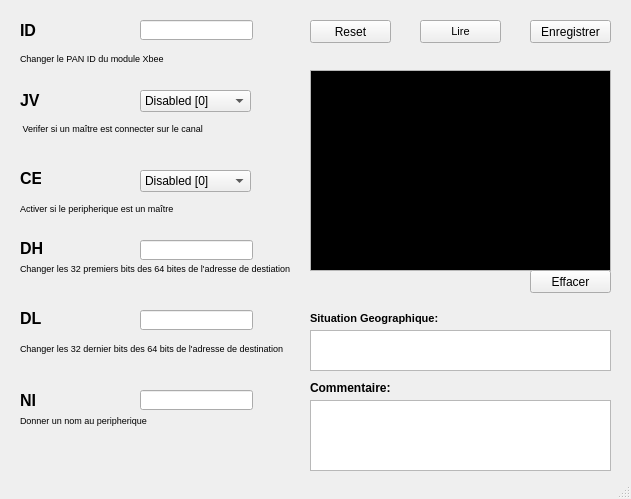
<?xml version="1.0" encoding="UTF-8"?>
<ui version="4.0">
 <class>CIhmLampadaire</class>
 <widget class="QMainWindow" name="CIhmLampadaire">
  <property name="geometry">
   <rect>
    <x>0</x>
    <y>0</y>
    <width>631</width>
    <height>499</height>
   </rect>
  </property>
  <property name="windowTitle">
   <string>CIhmLampadaire</string>
  </property>
  <widget class="QWidget" name="centralWidget">
   <widget class="QLabel" name="label">
    <property name="geometry">
     <rect>
      <x>20</x>
      <y>20</y>
      <width>31</width>
      <height>21</height>
     </rect>
    </property>
    <property name="font">
     <font>
      <family>Segoe UI</family>
      <pointsize>12</pointsize>
      <weight>75</weight>
      <bold>true</bold>
     </font>
    </property>
    <property name="text">
     <string>ID</string>
    </property>
   </widget>
   <widget class="QLabel" name="label_2">
    <property name="geometry">
     <rect>
      <x>20</x>
      <y>90</y>
      <width>21</width>
      <height>21</height>
     </rect>
    </property>
    <property name="font">
     <font>
      <family>Segoe UI</family>
      <pointsize>12</pointsize>
      <weight>75</weight>
      <bold>true</bold>
     </font>
    </property>
    <property name="text">
     <string>JV</string>
    </property>
   </widget>
   <widget class="QLabel" name="label_3">
    <property name="geometry">
     <rect>
      <x>20</x>
      <y>170</y>
      <width>21</width>
      <height>16</height>
     </rect>
    </property>
    <property name="font">
     <font>
      <family>Segoe UI</family>
      <pointsize>12</pointsize>
      <weight>75</weight>
      <bold>true</bold>
     </font>
    </property>
    <property name="text">
     <string>CE</string>
    </property>
   </widget>
   <widget class="QLabel" name="label_4">
    <property name="geometry">
     <rect>
      <x>20</x>
      <y>240</y>
      <width>31</width>
      <height>16</height>
     </rect>
    </property>
    <property name="font">
     <font>
      <family>Segoe UI</family>
      <pointsize>12</pointsize>
      <weight>75</weight>
      <bold>true</bold>
     </font>
    </property>
    <property name="text">
     <string>DH</string>
    </property>
   </widget>
   <widget class="QLabel" name="label_5">
    <property name="geometry">
     <rect>
      <x>20</x>
      <y>310</y>
      <width>21</width>
      <height>16</height>
     </rect>
    </property>
    <property name="font">
     <font>
      <family>Segoe UI</family>
      <pointsize>12</pointsize>
      <weight>75</weight>
      <bold>true</bold>
     </font>
    </property>
    <property name="text">
     <string>DL</string>
    </property>
   </widget>
   <widget class="QLabel" name="label_6">
    <property name="geometry">
     <rect>
      <x>20</x>
      <y>390</y>
      <width>21</width>
      <height>20</height>
     </rect>
    </property>
    <property name="font">
     <font>
      <family>Segoe UI</family>
      <pointsize>12</pointsize>
      <weight>75</weight>
      <bold>true</bold>
     </font>
    </property>
    <property name="text">
     <string>NI</string>
    </property>
   </widget>
   <widget class="QLabel" name="label_7">
    <property name="geometry">
     <rect>
      <x>20</x>
      <y>50</y>
      <width>171</width>
      <height>16</height>
     </rect>
    </property>
    <property name="font">
     <font>
      <pointsize>7</pointsize>
     </font>
    </property>
    <property name="text">
     <string>Changer le PAN ID du module Xbee</string>
    </property>
   </widget>
   <widget class="QLabel" name="label_8">
    <property name="geometry">
     <rect>
      <x>20</x>
      <y>120</y>
      <width>231</width>
      <height>16</height>
     </rect>
    </property>
    <property name="font">
     <font>
      <pointsize>7</pointsize>
     </font>
    </property>
    <property name="text">
     <string> Verifer si un maître est connecter sur le canal</string>
    </property>
   </widget>
   <widget class="QLabel" name="label_9">
    <property name="geometry">
     <rect>
      <x>20</x>
      <y>200</y>
      <width>211</width>
      <height>16</height>
     </rect>
    </property>
    <property name="font">
     <font>
      <pointsize>7</pointsize>
     </font>
    </property>
    <property name="text">
     <string>Activer si le peripherique est un maître</string>
    </property>
   </widget>
   <widget class="QLabel" name="label_11">
    <property name="geometry">
     <rect>
      <x>20</x>
      <y>340</y>
      <width>271</width>
      <height>16</height>
     </rect>
    </property>
    <property name="font">
     <font>
      <pointsize>7</pointsize>
     </font>
    </property>
    <property name="text">
     <string>Changer les 32 dernier bits des 64 bits de l'adresse de destination</string>
    </property>
   </widget>
   <widget class="QLabel" name="label_12">
    <property name="geometry">
     <rect>
      <x>20</x>
      <y>410</y>
      <width>241</width>
      <height>21</height>
     </rect>
    </property>
    <property name="font">
     <font>
      <pointsize>7</pointsize>
     </font>
    </property>
    <property name="text">
     <string>Donner un nom au peripherique</string>
    </property>
   </widget>
   <widget class="QLabel" name="label_10">
    <property name="geometry">
     <rect>
      <x>20</x>
      <y>260</y>
      <width>291</width>
      <height>16</height>
     </rect>
    </property>
    <property name="font">
     <font>
      <pointsize>7</pointsize>
     </font>
    </property>
    <property name="text">
     <string>Changer les 32 premiers bits des 64 bites de l'adresse de destiation</string>
    </property>
   </widget>
   <widget class="QComboBox" name="BoxJv">
    <property name="geometry">
     <rect>
      <x>140</x>
      <y>90</y>
      <width>111</width>
      <height>22</height>
     </rect>
    </property>
    <property name="cursor">
     <cursorShape>PointingHandCursor</cursorShape>
    </property>
    <item>
     <property name="text">
      <string>Disabled [0]</string>
     </property>
    </item>
    <item>
     <property name="text">
      <string>Enabled [1]</string>
     </property>
    </item>
   </widget>
   <widget class="QLineEdit" name="lineId">
    <property name="geometry">
     <rect>
      <x>140</x>
      <y>20</y>
      <width>113</width>
      <height>20</height>
     </rect>
    </property>
   </widget>
   <widget class="QComboBox" name="BoxCe">
    <property name="geometry">
     <rect>
      <x>140</x>
      <y>170</y>
      <width>111</width>
      <height>22</height>
     </rect>
    </property>
    <property name="cursor">
     <cursorShape>PointingHandCursor</cursorShape>
    </property>
    <item>
     <property name="text">
      <string>Disabled [0]</string>
     </property>
    </item>
    <item>
     <property name="text">
      <string>Enabled [1]</string>
     </property>
    </item>
   </widget>
   <widget class="QLineEdit" name="LineDh">
    <property name="geometry">
     <rect>
      <x>140</x>
      <y>240</y>
      <width>113</width>
      <height>20</height>
     </rect>
    </property>
   </widget>
   <widget class="QLineEdit" name="LineDl">
    <property name="geometry">
     <rect>
      <x>140</x>
      <y>310</y>
      <width>113</width>
      <height>20</height>
     </rect>
    </property>
   </widget>
   <widget class="QLineEdit" name="LineNi">
    <property name="geometry">
     <rect>
      <x>140</x>
      <y>390</y>
      <width>113</width>
      <height>20</height>
     </rect>
    </property>
   </widget>
   <widget class="QPushButton" name="PbLire">
    <property name="geometry">
     <rect>
      <x>420</x>
      <y>20</y>
      <width>81</width>
      <height>23</height>
     </rect>
    </property>
    <property name="font">
     <font>
      <pointsize>8</pointsize>
     </font>
    </property>
    <property name="cursor">
     <cursorShape>PointingHandCursor</cursorShape>
    </property>
    <property name="text">
     <string>Lire</string>
    </property>
   </widget>
   <widget class="QPushButton" name="PbEnregistrer">
    <property name="geometry">
     <rect>
      <x>530</x>
      <y>20</y>
      <width>81</width>
      <height>23</height>
     </rect>
    </property>
    <property name="cursor">
     <cursorShape>PointingHandCursor</cursorShape>
    </property>
    <property name="text">
     <string>Enregistrer</string>
    </property>
   </widget>
   <widget class="QTextEdit" name="txtConsole">
    <property name="geometry">
     <rect>
      <x>310</x>
      <y>70</y>
      <width>301</width>
      <height>201</height>
     </rect>
    </property>
    <property name="palette">
     <palette>
      <active>
       <colorrole role="Text">
        <brush brushstyle="SolidPattern">
         <color alpha="255">
          <red>43</red>
          <green>211</green>
          <blue>24</blue>
         </color>
        </brush>
       </colorrole>
       <colorrole role="Base">
        <brush brushstyle="SolidPattern">
         <color alpha="255">
          <red>0</red>
          <green>0</green>
          <blue>0</blue>
         </color>
        </brush>
       </colorrole>
      </active>
      <inactive>
       <colorrole role="Text">
        <brush brushstyle="SolidPattern">
         <color alpha="255">
          <red>43</red>
          <green>211</green>
          <blue>24</blue>
         </color>
        </brush>
       </colorrole>
       <colorrole role="Base">
        <brush brushstyle="SolidPattern">
         <color alpha="255">
          <red>0</red>
          <green>0</green>
          <blue>0</blue>
         </color>
        </brush>
       </colorrole>
      </inactive>
      <disabled>
       <colorrole role="Text">
        <brush brushstyle="SolidPattern">
         <color alpha="255">
          <red>120</red>
          <green>120</green>
          <blue>120</blue>
         </color>
        </brush>
       </colorrole>
       <colorrole role="Base">
        <brush brushstyle="SolidPattern">
         <color alpha="255">
          <red>240</red>
          <green>240</green>
          <blue>240</blue>
         </color>
        </brush>
       </colorrole>
      </disabled>
     </palette>
    </property>
    <property name="cursor" stdset="0">
     <cursorShape>ForbiddenCursor</cursorShape>
    </property>
    <property name="readOnly">
     <bool>true</bool>
    </property>
   </widget>
   <widget class="QPushButton" name="pReset">
    <property name="geometry">
     <rect>
      <x>310</x>
      <y>20</y>
      <width>81</width>
      <height>23</height>
     </rect>
    </property>
    <property name="cursor">
     <cursorShape>PointingHandCursor</cursorShape>
    </property>
    <property name="text">
     <string>Reset</string>
    </property>
   </widget>
   <widget class="QLabel" name="label_13">
    <property name="geometry">
     <rect>
      <x>310</x>
      <y>380</y>
      <width>101</width>
      <height>16</height>
     </rect>
    </property>
    <property name="font">
     <font>
      <weight>75</weight>
      <bold>true</bold>
     </font>
    </property>
    <property name="text">
     <string>Commentaire:</string>
    </property>
   </widget>
   <widget class="QLabel" name="label_14">
    <property name="geometry">
     <rect>
      <x>310</x>
      <y>310</y>
      <width>141</width>
      <height>16</height>
     </rect>
    </property>
    <property name="font">
     <font>
      <pointsize>8</pointsize>
      <weight>75</weight>
      <bold>true</bold>
     </font>
    </property>
    <property name="text">
     <string>Situation Geographique:</string>
    </property>
   </widget>
   <widget class="QTextEdit" name="txtCom">
    <property name="geometry">
     <rect>
      <x>310</x>
      <y>400</y>
      <width>301</width>
      <height>71</height>
     </rect>
    </property>
   </widget>
   <widget class="QTextEdit" name="txtGeo">
    <property name="geometry">
     <rect>
      <x>310</x>
      <y>330</y>
      <width>301</width>
      <height>41</height>
     </rect>
    </property>
    <property name="font">
     <font>
      <pointsize>8</pointsize>
     </font>
    </property>
   </widget>
   <widget class="QPushButton" name="pbEffacer">
    <property name="geometry">
     <rect>
      <x>530</x>
      <y>270</y>
      <width>81</width>
      <height>23</height>
     </rect>
    </property>
    <property name="text">
     <string>Effacer</string>
    </property>
   </widget>
  </widget>
  <widget class="QStatusBar" name="statusBar"/>
 </widget>
 <layoutdefault spacing="6" margin="11"/>
 <resources/>
 <connections/>
 <slots>
  <slot>lireConfig()</slot>
  <slot>enregistrerConfig()</slot>
 </slots>
</ui>
